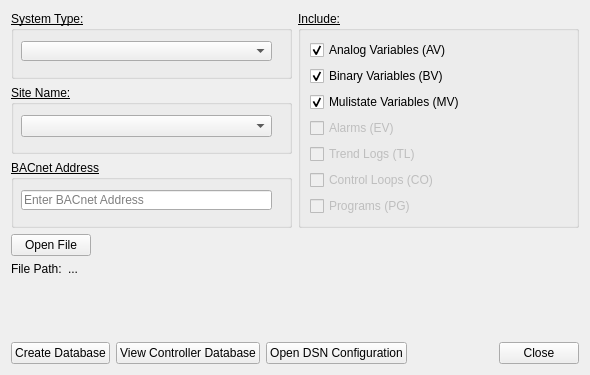
<?xml version="1.0" encoding="UTF-8"?>
<ui version="4.0">
 <class>DatabaseBuilder</class>
 <widget class="QWidget" name="DatabaseBuilder">
  <property name="geometry">
   <rect>
    <x>0</x>
    <y>0</y>
    <width>590</width>
    <height>375</height>
   </rect>
  </property>
  <property name="windowTitle">
   <string>Database Builder</string>
  </property>
  <layout class="QHBoxLayout" name="horizontalLayout">
   <item>
    <layout class="QGridLayout" name="gridLayout">
     <item row="2" column="0">
      <layout class="QHBoxLayout" name="systemSetupLayout">
       <item>
        <layout class="QVBoxLayout" name="inputMenusLayout">
         <property name="sizeConstraint">
          <enum>QLayout::SetDefaultConstraint</enum>
         </property>
         <item>
          <widget class="QGroupBox" name="systemTypeBox">
           <property name="maximumSize">
            <size>
             <width>16777215</width>
             <height>246</height>
            </size>
           </property>
           <property name="font">
            <font>
             <underline>true</underline>
            </font>
           </property>
           <property name="title">
            <string>System Type:</string>
           </property>
           <widget class="QComboBox" name="systemTypeDropDown">
            <property name="geometry">
             <rect>
              <x>10</x>
              <y>30</y>
              <width>251</width>
              <height>20</height>
             </rect>
            </property>
            <property name="sizePolicy">
             <sizepolicy hsizetype="Expanding" vsizetype="Expanding">
              <horstretch>0</horstretch>
              <verstretch>0</verstretch>
             </sizepolicy>
            </property>
            <property name="font">
             <font>
              <underline>false</underline>
             </font>
            </property>
            <property name="autoFillBackground">
             <bool>false</bool>
            </property>
            <property name="editable">
             <bool>false</bool>
            </property>
            <property name="placeholderText">
             <string>Choose System Type</string>
            </property>
            <property name="frame">
             <bool>true</bool>
            </property>
           </widget>
          </widget>
         </item>
         <item>
          <widget class="QGroupBox" name="siteNameBox">
           <property name="sizePolicy">
            <sizepolicy hsizetype="Preferred" vsizetype="Preferred">
             <horstretch>0</horstretch>
             <verstretch>0</verstretch>
            </sizepolicy>
           </property>
           <property name="font">
            <font>
             <underline>true</underline>
            </font>
           </property>
           <property name="title">
            <string>Site Name:</string>
           </property>
           <widget class="QComboBox" name="siteNameDropDown">
            <property name="geometry">
             <rect>
              <x>10</x>
              <y>30</y>
              <width>251</width>
              <height>22</height>
             </rect>
            </property>
            <property name="sizePolicy">
             <sizepolicy hsizetype="Expanding" vsizetype="Expanding">
              <horstretch>0</horstretch>
              <verstretch>0</verstretch>
             </sizepolicy>
            </property>
            <property name="font">
             <font>
              <underline>false</underline>
             </font>
            </property>
            <property name="contextMenuPolicy">
             <enum>Qt::PreventContextMenu</enum>
            </property>
            <property name="editable">
             <bool>false</bool>
            </property>
            <property name="placeholderText">
             <string>Choose Site</string>
            </property>
           </widget>
          </widget>
         </item>
         <item>
          <widget class="QGroupBox" name="bacnetAddressBox">
           <property name="maximumSize">
            <size>
             <width>16777215</width>
             <height>246</height>
            </size>
           </property>
           <property name="font">
            <font>
             <underline>true</underline>
            </font>
           </property>
           <property name="title">
            <string>BACnet Address</string>
           </property>
           <widget class="QLineEdit" name="bacnetAddressInput">
            <property name="geometry">
             <rect>
              <x>10</x>
              <y>30</y>
              <width>251</width>
              <height>20</height>
             </rect>
            </property>
            <property name="sizePolicy">
             <sizepolicy hsizetype="Expanding" vsizetype="Expanding">
              <horstretch>0</horstretch>
              <verstretch>0</verstretch>
             </sizepolicy>
            </property>
            <property name="font">
             <font>
              <underline>false</underline>
             </font>
            </property>
            <property name="placeholderText">
             <string>Enter BACnet Address</string>
            </property>
           </widget>
          </widget>
         </item>
        </layout>
       </item>
       <item>
        <widget class="QGroupBox" name="variablesIncludeBox">
         <property name="sizePolicy">
          <sizepolicy hsizetype="Preferred" vsizetype="Preferred">
           <horstretch>0</horstretch>
           <verstretch>0</verstretch>
          </sizepolicy>
         </property>
         <property name="font">
          <font>
           <underline>true</underline>
          </font>
         </property>
         <property name="title">
          <string>Include:</string>
         </property>
         <layout class="QVBoxLayout" name="verticalLayout">
          <item>
           <widget class="QCheckBox" name="analogVariablesCheckBox">
            <property name="font">
             <font>
              <underline>false</underline>
             </font>
            </property>
            <property name="text">
             <string>Analog Variables (AV)</string>
            </property>
            <property name="checked">
             <bool>true</bool>
            </property>
            <property name="tristate">
             <bool>false</bool>
            </property>
           </widget>
          </item>
          <item>
           <widget class="QCheckBox" name="binaryVariablesCheckBox">
            <property name="font">
             <font>
              <underline>false</underline>
             </font>
            </property>
            <property name="text">
             <string>Binary Variables (BV)</string>
            </property>
            <property name="checked">
             <bool>true</bool>
            </property>
           </widget>
          </item>
          <item>
           <widget class="QCheckBox" name="multistateVariablesCheckBox">
            <property name="font">
             <font>
              <underline>false</underline>
             </font>
            </property>
            <property name="text">
             <string>Mulistate Variables (MV)</string>
            </property>
            <property name="checked">
             <bool>true</bool>
            </property>
           </widget>
          </item>
          <item>
           <widget class="QCheckBox" name="alarmsCheckBox">
            <property name="enabled">
             <bool>false</bool>
            </property>
            <property name="font">
             <font>
              <underline>false</underline>
             </font>
            </property>
            <property name="text">
             <string>Alarms (EV)</string>
            </property>
           </widget>
          </item>
          <item>
           <widget class="QCheckBox" name="trendlogsCheckBox">
            <property name="enabled">
             <bool>false</bool>
            </property>
            <property name="font">
             <font>
              <underline>false</underline>
             </font>
            </property>
            <property name="text">
             <string>Trend Logs (TL)</string>
            </property>
           </widget>
          </item>
          <item>
           <widget class="QCheckBox" name="controlLoopsCheckBox">
            <property name="enabled">
             <bool>false</bool>
            </property>
            <property name="font">
             <font>
              <underline>false</underline>
             </font>
            </property>
            <property name="text">
             <string>Control Loops (CO)</string>
            </property>
           </widget>
          </item>
          <item>
           <widget class="QCheckBox" name="programsCheckBox">
            <property name="enabled">
             <bool>false</bool>
            </property>
            <property name="font">
             <font>
              <underline>false</underline>
             </font>
            </property>
            <property name="text">
             <string>Programs (PG)</string>
            </property>
           </widget>
          </item>
         </layout>
        </widget>
       </item>
      </layout>
     </item>
     <item row="8" column="0">
      <layout class="QHBoxLayout" name="mainBtnsLayout">
       <item>
        <layout class="QHBoxLayout" name="horizontalLayout_2">
         <item alignment="Qt::AlignBottom">
          <widget class="QPushButton" name="createDatabaseBtn">
           <property name="sizePolicy">
            <sizepolicy hsizetype="Minimum" vsizetype="Fixed">
             <horstretch>0</horstretch>
             <verstretch>0</verstretch>
            </sizepolicy>
           </property>
           <property name="text">
            <string>Create Database</string>
           </property>
           <property name="iconSize">
            <size>
             <width>16</width>
             <height>16</height>
            </size>
           </property>
           <property name="autoDefault">
            <bool>true</bool>
           </property>
           <property name="default">
            <bool>false</bool>
           </property>
           <property name="flat">
            <bool>false</bool>
           </property>
          </widget>
         </item>
         <item alignment="Qt::AlignBottom">
          <widget class="QPushButton" name="viewControllerBtn">
           <property name="sizePolicy">
            <sizepolicy hsizetype="Minimum" vsizetype="Fixed">
             <horstretch>0</horstretch>
             <verstretch>0</verstretch>
            </sizepolicy>
           </property>
           <property name="text">
            <string>View Controller Database</string>
           </property>
          </widget>
         </item>
         <item alignment="Qt::AlignBottom">
          <widget class="QPushButton" name="openDSNBtn">
           <property name="sizePolicy">
            <sizepolicy hsizetype="Minimum" vsizetype="Fixed">
             <horstretch>0</horstretch>
             <verstretch>0</verstretch>
            </sizepolicy>
           </property>
           <property name="text">
            <string>Open DSN Configuration</string>
           </property>
          </widget>
         </item>
        </layout>
       </item>
       <item>
        <spacer name="horizontalSpacer_4">
         <property name="orientation">
          <enum>Qt::Horizontal</enum>
         </property>
         <property name="sizeHint" stdset="0">
          <size>
           <width>40</width>
           <height>20</height>
          </size>
         </property>
        </spacer>
       </item>
       <item>
        <layout class="QVBoxLayout" name="readoutLayout">
         <item alignment="Qt::AlignHCenter|Qt::AlignBottom">
          <widget class="QPushButton" name="closeBtn">
           <property name="sizePolicy">
            <sizepolicy hsizetype="Fixed" vsizetype="Preferred">
             <horstretch>0</horstretch>
             <verstretch>0</verstretch>
            </sizepolicy>
           </property>
           <property name="layoutDirection">
            <enum>Qt::LeftToRight</enum>
           </property>
           <property name="text">
            <string>Close</string>
           </property>
          </widget>
         </item>
        </layout>
       </item>
      </layout>
     </item>
     <item row="3" column="0">
      <layout class="QVBoxLayout" name="verticalLayout_2">
       <item>
        <widget class="QPushButton" name="openFileBtn">
         <property name="sizePolicy">
          <sizepolicy hsizetype="Maximum" vsizetype="Fixed">
           <horstretch>0</horstretch>
           <verstretch>0</verstretch>
          </sizepolicy>
         </property>
         <property name="text">
          <string>Open File</string>
         </property>
         <property name="iconSize">
          <size>
           <width>16</width>
           <height>16</height>
          </size>
         </property>
         <property name="autoDefault">
          <bool>true</bool>
         </property>
         <property name="default">
          <bool>false</bool>
         </property>
         <property name="flat">
          <bool>false</bool>
         </property>
        </widget>
       </item>
       <item>
        <layout class="QGridLayout" name="gridLayout_2">
         <item row="0" column="0">
          <widget class="QLabel" name="filePathLabel">
           <property name="sizePolicy">
            <sizepolicy hsizetype="Fixed" vsizetype="Fixed">
             <horstretch>0</horstretch>
             <verstretch>0</verstretch>
            </sizepolicy>
           </property>
           <property name="text">
            <string>File Path:</string>
           </property>
          </widget>
         </item>
         <item row="0" column="1">
          <widget class="QLabel" name="filePath">
           <property name="text">
            <string>...</string>
           </property>
          </widget>
         </item>
        </layout>
       </item>
      </layout>
     </item>
    </layout>
   </item>
  </layout>
 </widget>
 <resources/>
 <connections/>
</ui>
